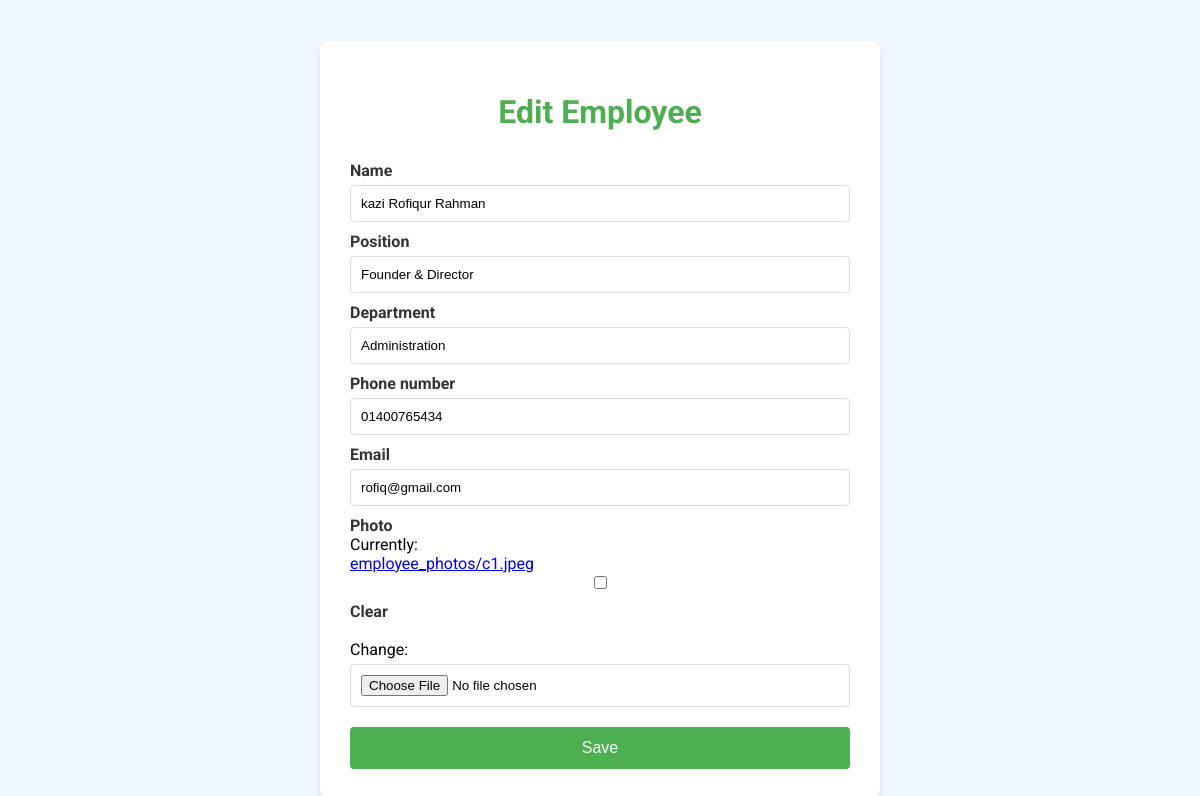
Screenshot of /employees/1/edit/ (signed in) with the database file from the repository.
### hospital/models.py (models this page shows, shortened)
class Employee(models.Model):
    name = models.CharField(max_length=100)
    position = models.CharField(max_length=100, null=True, blank=True)
    department = models.CharField(max_length=100, null=True, blank=True)
    phone_number = models.CharField(max_length=15, null=True, blank=True)
    email = models.EmailField(null=True, blank=True)
    photo = models.ImageField(upload_to='employee_photos/', null=True, blank=True)

### hospital/views.py (the view)
# urls.py: path('employees/<int:pk>/edit/', views.employee_edit, name='employee_edit'),
@login_required
def employee_edit(request, pk):
    employee = get_object_or_404(Employee, pk=pk)
    if request.method == 'POST':
        form = EmployeeForm(request.POST, request.FILES, instance=employee)
        if form.is_valid():
            form.save()
            return redirect('employee_list')
    else:
        form = EmployeeForm(instance=employee)
    return render(request, 'hospital/employee_form.html', {'form': form})

### hospital/forms.py
class EmployeeForm(forms.ModelForm):
    class Meta:
        model = Employee
        fields = ['name', 'position', 'department', 'phone_number', 'email', 'photo']

### hospital/templates/hospital/employee_form.html (shortened to what this page needs)
<!DOCTYPE html>
<html lang="en">
<head>
</head>
<body>
    <div class="container">
        <h1>{{ form.instance.pk|yesno:"Edit Employee,Add Employee" }}</h1>
        <form method="post" enctype="multipart/form-data">
            {% for field in form %}
                <label for="{{ field.id_for_label }}">{{ field.label }}</label>
                {{ field }}
            {% endfor %}
            <button type="submit">Save</button>
        </form>
    </div>
</body>
</html>

### hospital/templates/hospital/employee_form.html (style rules this page uses)
body { font-family: 'Roboto', sans-serif; background-color: #f0f8ff; margin: 0; padding: 20px; display: flex; justify-content: center; align-items: center; min-height: 100vh; }
.container { background-color: white; padding: 30px; border-radius: 10px; box-shadow: 0 4px 6px rgba(0, 0, 0, 0.1); width: 100%; max-width: 500px; }
h1 { color: #4CAF50; text-align: center; margin-bottom: 20px; }
form { display: flex; flex-direction: column; }
label { margin-top: 10px; font-weight: bold; color: #333; }
input[type="text"], input[type="email"], input[type="file"], select { width: 100%; padding: 10px; margin-top: 5px; border: 1px solid #ddd; border-radius: 4px; box-sizing: border-box; }
button { background-color: #4CAF50; color: white; border: none; padding: 12px 20px; margin-top: 20px; border-radius: 4px; cursor: pointer; font-size: 16px; transition: background-color 0.3s ease; }

### rows the page displays
Employee: instance.pk "Edit Employee", form "kazi Rofiqur Rahman" "Founder & Director" "Administration" "01400765434" "rofiq@gmail.com"

### other values shown
{{ field.label }} "Name" "Position" "Department" "Phone number" "Email" "Photo"
